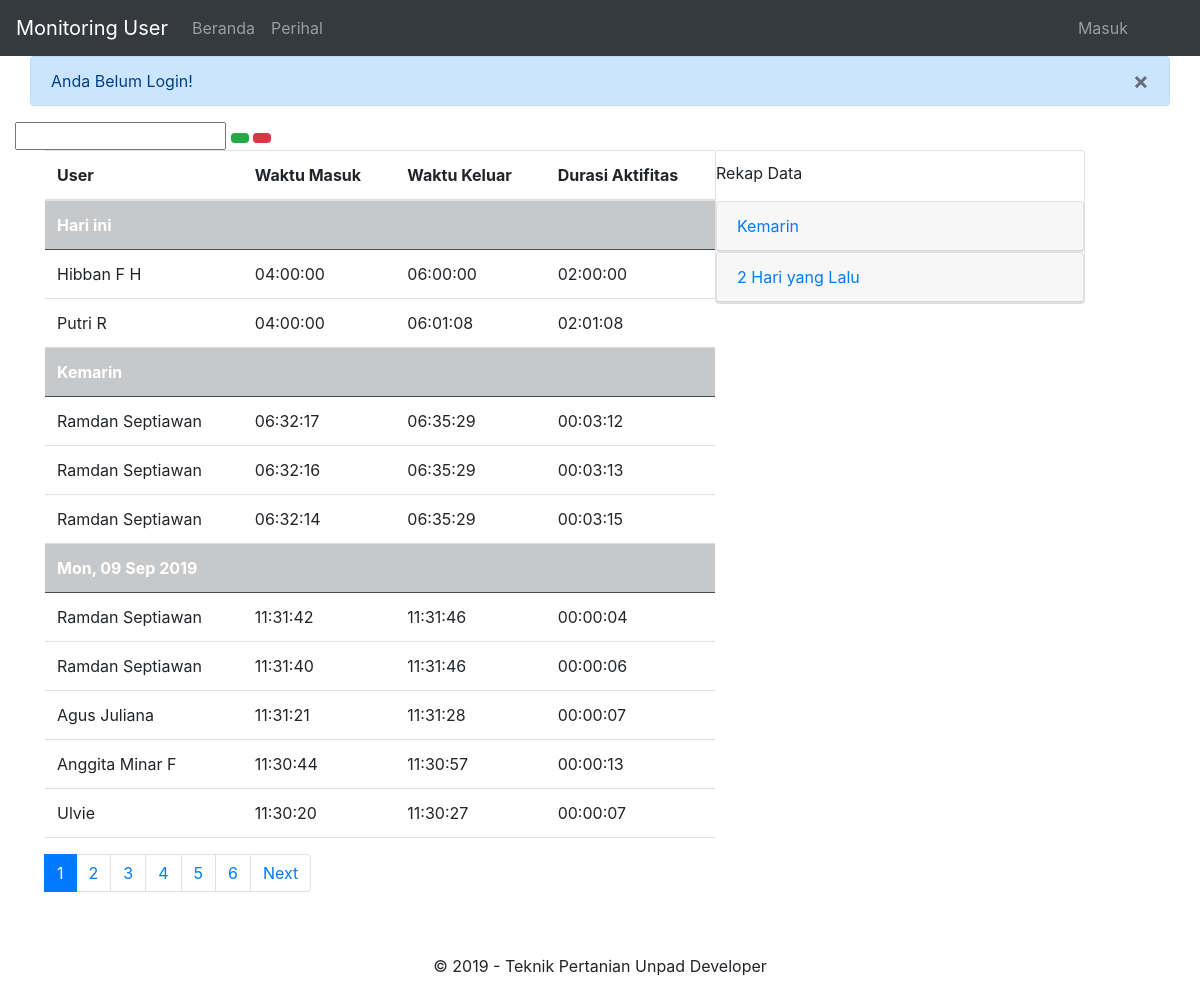
The page /index.php?pesan=belum_login on the database its author committed.
### tables this page shows
CREATE TABLE `user` (
  `id_user` int(10) NOT NULL,
  `nama_lengkap` varchar(100) NOT NULL,
  `email` varchar(50) NOT NULL,
  `nomor_hp` varchar(12) NOT NULL,
  `waktu_dibuat` timestamp NOT NULL DEFAULT CURRENT_TIMESTAMP ON UPDATE CURRENT_TIMESTAMP
);

### index.php (the view, shortened to what this page needs)
<?php
include('config.php');
$limit = isset($_POST["limit-records"]) ? $_POST["limit-records"] : 10;
$perpage = 10;
$page = isset($_GET["halaman"]) ? (int)$_GET["halaman"] : 1;
$start = ($page > 1) ? ($page * $perpage) - $perpage : 0;
$hasil = $db->query("SELECT u.nama_lengkap, DATE(l.waktu_masuk) as tanggal_masuk, TIME(l.waktu_masuk) as masuk, TIME(l.waktu_keluar) as waktu_keluar, SEC_TO_TIME(TIME_TO_SEC(l.waktu_keluar) - TIME_TO_SEC(l.waktu_masuk)) AS estimasi FROM log_akses l
                    INNER JOIN manajerial m ON l.id_verifikasi = m.id_verifikasi INNER JOIN user u ON m.id_user = u.id_user
                    ORDER BY DATE(l.waktu_masuk) DESC, TIME(l.waktu_masuk) DESC LIMIT $start, $limit");
?>
<!DOCTYPE html>
<html lang="en">
<head>
    <link rel="stylesheet" href="https://maxcdn.bootstrapcdn.com/bootstrap/4.3.1/css/bootstrap.min.css">
    <link rel="stylesheet" type="text/css" href="//cdn.datatables.net/1.10.11/css/jquery.dataTables.min.css">
    <link href="//netdna.bootstrapcdn.com/font-awesome/3.2.1/css/font-awesome.css" rel="stylesheet">
    <link rel="stylesheet" href="https://cdnjs.cloudflare.com/ajax/libs/bootstrap-datepicker/1.7.1/css/bootstrap-datepicker.min.css"/>
    <link rel="stylesheet" type="text/css" href="env.css">
</head>
<body>
    <nav class="navbar navbar-expand-md navbar-dark bg-dark sticky-top">
        <a href="#" class="navbar-brand">Monitoring User</a>
        <ul class="navbar-nav w-100">
            <li class="nav-item"><a href="index.php" class="nav-link">Beranda</a></li>
            <li class="nav-item"><a href="#" class="nav-link">Perihal</a></li>
        </ul>
        <ul class="navbar-nav w-100 justify-content-end">
            <li class="nav-item justify-content-end mr-5"><a href="login.php" class="nav-link">Masuk</a></li>
        </ul>
    </nav>
    <div class="container-fluid">
        <?php include 'pesan.php'; ?>
        <div class="row">
            <div class="col-md-3">
                <div class="input-append date">
                    <input id="datepicker" size="16" type="text" readonly>
                    <button type="button" id="sort" name="sort" class="btn btn-success btn-sm"><span class="btn-label"><i class="icon-search"></i></span></button>
                    <button type="button" id="clear" name="clear" class="btn btn-danger btn-sm"><span class="btn-label"><i class="icon-refresh"></i></span></button>
                </div>
            </div>
        </div>
        <div class="row">
            <div id="tbl_utama" class="col-md-7">
                <table class="table table-stripped table-hover maintabel" style="margin-left:30px;">
                    <thead>
                    <tr>
                        <th scope="col">User</th>
                        <th scope="col">Waktu Masuk</th>
                        <th scope="col">Waktu Keluar</th>
                        <th scope="col">Durasi Aktifitas</th>
                    </tr>
                    </thead>
                    <tbody id="tbl_isi">
                    <?php
                    if ($hasil-> num_rows > 0){
                        $cur_date = false;
                        while($row = $hasil-> fetch_assoc()) {
                            if ($row['tanggal_masuk'] != $cur_date) { ?>
                        <tr class="table-dark">
                            <td colspan='4'><b><?php if ($row['tanggal_masuk'] == date('Y-m-d')):
                                echo "Hari ini";
                            elseif ($row['tanggal_masuk'] == date('Y-m-d', time() - 86400)):
                                echo "Kemarin";
                            else:
                                echo date('D, d M Y', strtotime($row['tanggal_masuk']));
                            endif;
                            ?></b></td>
                        </tr>
                        <?php $cur_date = $row['tanggal_masuk'];
                            }?>
                        <tr>
                            <td><?php echo $row['nama_lengkap'] ?></td>
                            <td><?php echo $row['masuk'] ?></td>
                            <td><?php if ($row['waktu_keluar'] === NULL):
                                    echo "User belum keluar";
                                else:
                                    echo $row['waktu_keluar'];
                                endif; ?></td>
                            <td><?php if ($row['estimasi'] < 0):
                                    echo "User belum Keluar";
                                else:
                                    echo $row['estimasi'];
                                endif; ?></td>
                        </tr><?php }
                        } ?>
                    </tbody>
                </table>
            </div>
            <div class="col-md-4">
                <div class="card">
                    <p style="margin-top:10px;">Rekap Data</p>
                    <div id="accordion">
                        <div class="card">
                            <div class="card-header">
                                <a class="card-link" data-toggle="collapse" href="#kemarin">Kemarin</a>
                            </div>
                        </div>
                        <div class="card">
                            <div class="card-header">
                                <a class="card-link" data-toggle="collapse" href="#lusa">2 Hari yang Lalu</a>
                            </div>
                        </div>
                    </div>
                </div>
            </div>
        <?php include "pagination.php"; ?>
        </div>
    </div>
    <?php include "footer.php"; ?>
</body>
</html>

### env.css (style rules this page uses)
* { margin: 0; padding: 0; }
table table-stripped table-hover maintabel, th, td { margin: 30% 30% 30% 30%; border-collapse: collapse; padding: 5px; table-layout: auto; border-bottom: 1px solid #ddd; }
th { height: 30px; }

### rows shown on the page
user: shows "Hari ini", nama_lengkap "Hibban F H", masuk "04:00:00", waktu_keluar "06:00:00", estimasi "02:00:00"
user: nama_lengkap "Putri R", masuk "04:00:00", waktu_keluar "06:01:08", estimasi "02:01:08"
user: shows "Kemarin", nama_lengkap "Ramdan Septiawan", masuk "06:32:17", waktu_keluar "06:35:29", estimasi "00:03:12", masuk "06:32:16", estimasi "00:03:13", masuk "06:32:14", estimasi "00:03:15", tanggal_masuk "Mon, 09 Sep 2019", masuk "11:31:42", waktu_keluar "11:31:46", estimasi "00:00:04", masuk "11:31:40", estimasi "00:00:06"
user: nama_lengkap "Agus Juliana", masuk "11:31:21", waktu_keluar "11:31:28", estimasi "00:00:07"
user: nama_lengkap "Anggita Minar F", masuk "11:30:44", waktu_keluar "11:30:57", estimasi "00:00:13"
user: nama_lengkap "Ulvie", masuk "11:30:20", waktu_keluar "11:30:27", estimasi "00:00:07"
